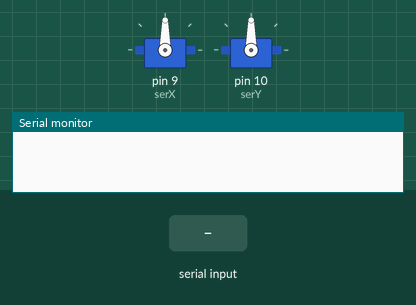
The sketch below on a simulated Arduino Uno, built with avr-gcc and run on an emulated ATmega328P. Parts: 2 × servo, the last lines printed to the serial monitor. The inputs (shaded band) are chosen by the test bench.

Above: at 1.2 s.
1.3 s: " " received over Serial
At 1.9 s:
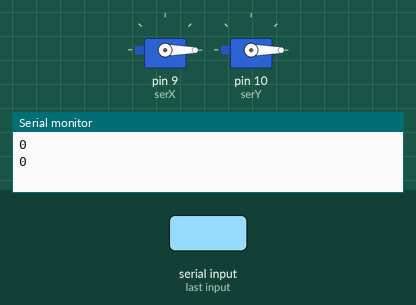
2.8 s: "90 45 200\n" received over Serial
At 3.3 s:
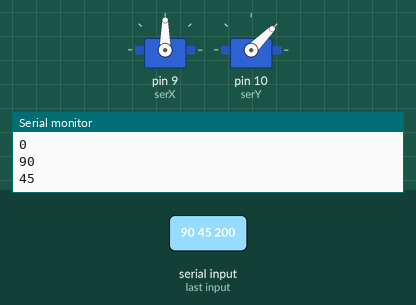
4.3 s: "30 150 10\n" received over Serial
At 5.5 s:
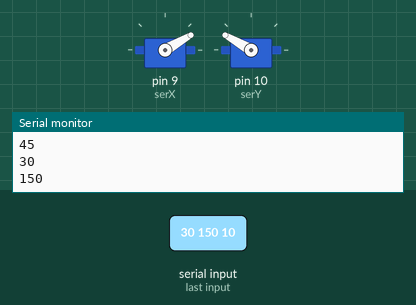
5.8 s: "200\n" received over Serial
At 6.6 s:
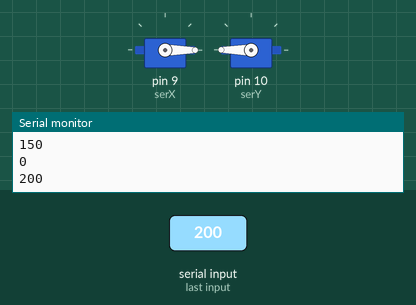
7.3 s: "1 90\n" received over Serial
At 7.8 s:
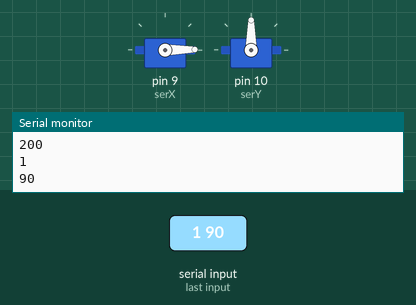
8.8 s: "90 45\n" received over Serial
At 10.2 s:
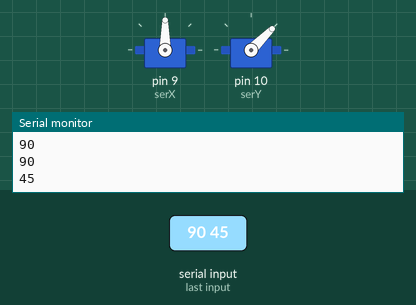
Timing chart, 0 to 11.3 s (numbered marks = the images above; inputs shaded):
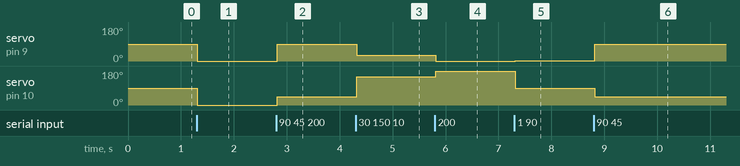

Measured:
- after the input at 1.3 s, servo on pin 9 (serX), servo on pin 10 (serY): 90° → 0° at once
- after the input at 2.8 s, servo on pin 9 (serX): 0° → 90° at once; servo on pin 10 (serY): 0° → 45° at once
- after the input at 4.3 s, servo on pin 9 (serX): 90° → 30° at once; servo on pin 10 (serY): 45° → 150° at once
- after the input at 5.8 s, servo on pin 9 (serX): 30° → 0° at once; servo on pin 10 (serY): 150° → 180° at once
- after the input at 7.3 s, servo on pin 9 (serX): 0° → 1° at once; servo on pin 10 (serY): 180° → 90° at once
- after the input at 8.8 s, servo on pin 9 (serX): 1° → 90° at once; servo on pin 10 (serY): 90° → 45° at once

The sketch:

SerialRead.ino
```cpp
#include<Servo.h>

Servo serX;
Servo serY;

String serialData;

void setup() {
  serX.attach(9);
  serY.attach(10);
  Serial.begin(9600);
  Serial.setTimeout(10);
}

void loop() {
  if(Serial.available() > 0){
    serialEvent();
  }
}

void serialEvent() {
  serialData = Serial.readString();
  String X = "",Y = "";
  for(int i = 0; i <= serialData.length()-1; i++){
    if(i < serialData.indexOf(" ")){
      X += serialData.charAt(i);
    }else if(i > serialData.indexOf(" ")){
      Y += serialData.charAt(i);
    }
  }
  Serial.println(X.toInt());
  Serial.println(Y.toInt());
  serX.write(X.toInt());
  serY.write(Y.toInt());
}
```
